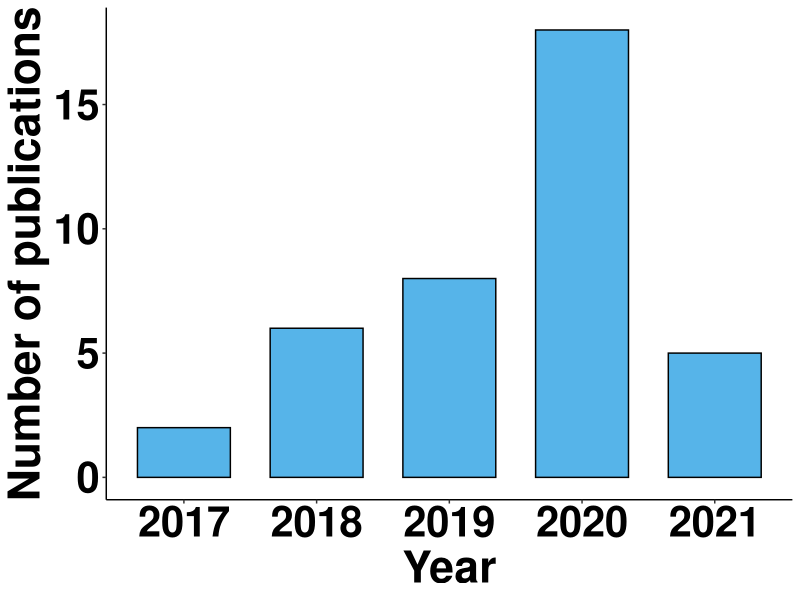
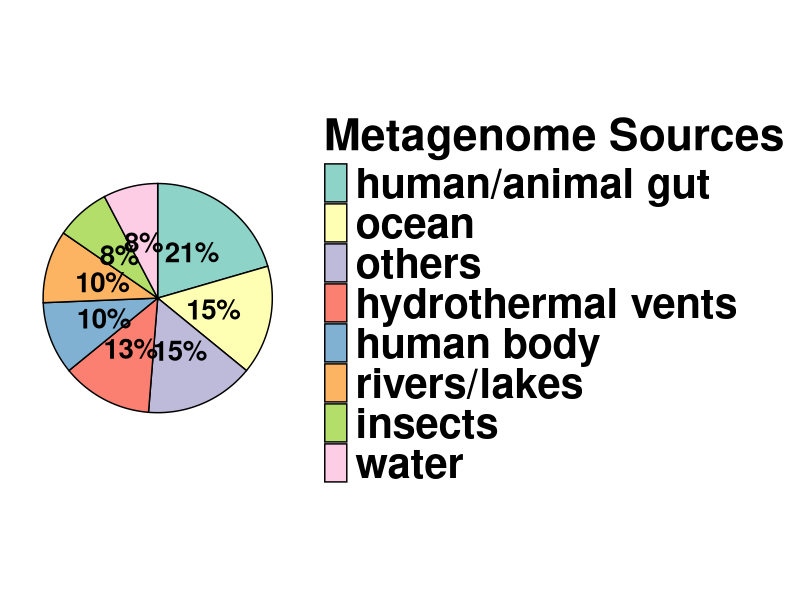
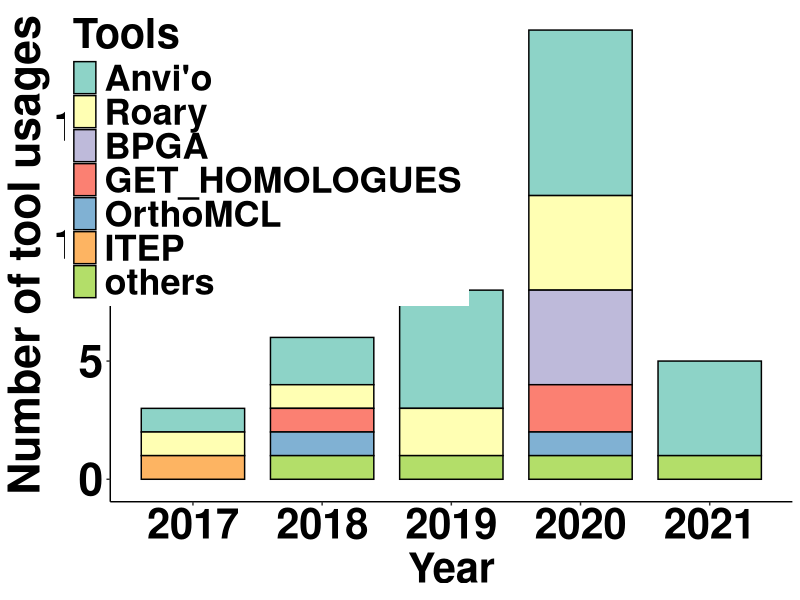
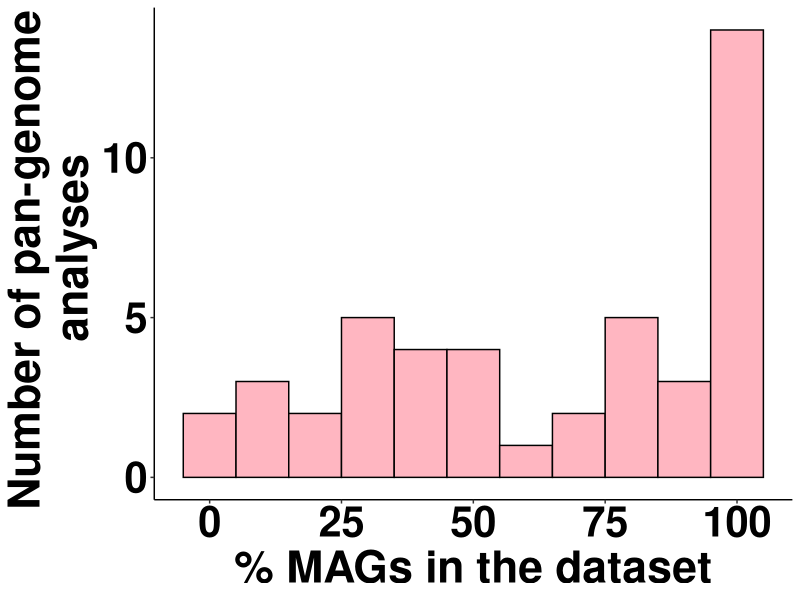
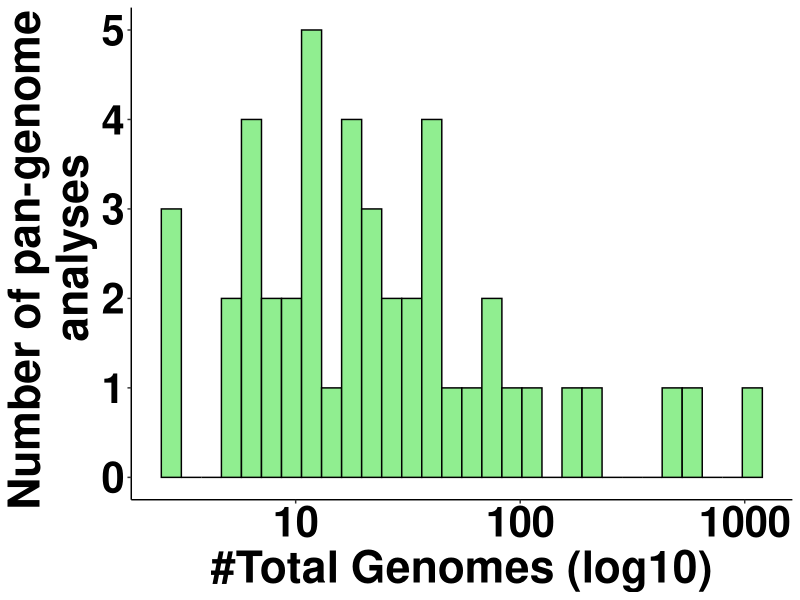
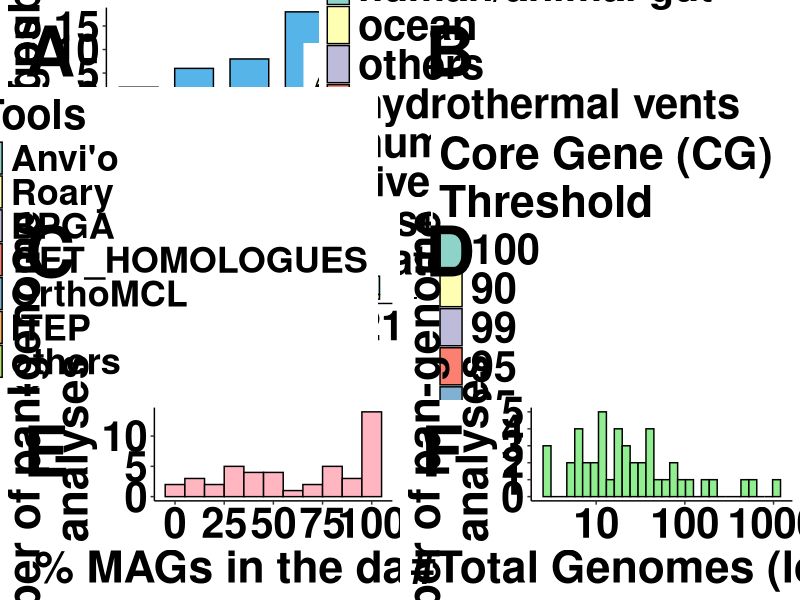

Generate these figures, in order, with R:
library(tidyverse)
library(ggplot2)
library(dplyr)
library(ggpubr)

## Figure S1.A. Year of publication.
table <- read.table(file = "R_code/FigS1.Publication_sum/years.txt", sep = ',', header = TRUE)

year_plot <-  ggplot(data=table, aes(x=Year))+
  geom_bar(width = 0.7, fill="#56B4E9", colour="black")+
  theme(axis.text.x = element_text(color="black", size=30, face= "bold"),
        axis.text.y = element_text(color="black", size=30, face= "bold"),
        axis.title.x = element_text(size=32, face= "bold"),
        axis.title.y = element_text(size=32, face= "bold"),)+
  theme(panel.grid.major = element_blank(), panel.grid.minor = element_blank(),
        panel.background = element_blank(), axis.line = element_line(colour = "black"))+
  scale_y_continuous(name = "Number of publications")

year_plot


## Figure S1.B. Metagenome sources.
source <- read.table(file="R_code/FigS1.Publication_sum/metagenome_source.txt", sep = '\t', header = TRUE)

source_plot <- ggplot(source, aes(x="", y=Number, fill=reorder(Source,-Number)))+
  geom_bar(width = 1, stat = "identity",colour="black")+
  coord_polar("y",start=0, direction = -1)+
  geom_text(aes(label = paste0(round(Number/sum(Number)*100), "%")), position = position_stack(vjust = 0.5), size=7, fontface= "bold")+
  labs(x = NULL, y = NULL, fill = "Metagenome Sources")+
  theme_classic() + 
  theme(legend.text = element_text(color="black", size=30, face= "bold"),
        legend.title = element_text(color="black", size=32, face= "bold"),
        axis.text.y = element_text(color="black", size=30, face= "bold"),
        axis.line = element_blank(),
        axis.text = element_blank(),
        axis.ticks = element_blank())+
  scale_fill_brewer(palette="Set3")

source_plot

## Figure S1.C. Tool usage in different years. 
table_tools <- read.table(file = "R_code/FigS1.Publication_sum/years_tool.txt", header = TRUE)

table_tools$Tools_mod <- factor(table_tools$Tools_mod , levels=c("Anvi'o", "Roary", "BPGA", "GET_HOMOLOGUES", "OrthoMCL", "ITEP", "others"))

year_tool_plot <-  ggplot(data=table_tools, aes(x = Year))+
  geom_bar(aes(fill=Tools_mod), width = 0.8, colour="black")+
  theme(legend.position = c(0.23, 0.7),
        legend.text = element_text(color="black", size=26, face= "bold"),
        legend.title = element_text(color="black", size=30, face= "bold"),
        axis.text.x = element_text(color="black", size=30, face= "bold"),
        axis.text.y = element_text(color="black", size=32, face= "bold"),
        axis.title.x = element_text(size=30, face= "bold"),
        axis.title.y = element_text(size=32, face= "bold"))+
  theme(panel.grid.major = element_blank(), panel.grid.minor = element_blank(),
        panel.background = element_blank(), axis.line = element_line(colour = "black"))+
  scale_y_continuous(name = "Number of tool usages")+
  labs(fill = "Tools")+
  scale_fill_brewer(palette="Set3")

year_tool_plot


## Figure S1.D. CG thresholds in different studies.
table_CG <- read.table(file = "R_code/FigS1.Publication_sum/CG.txt", header = TRUE)

table_CG$CG <- factor(table_CG$CG , levels=c("100", "90", "99", "95", "85", "66"))

CG_plot <- ggplot(table_CG, aes(x="", y=Number, fill=CG))+
  geom_bar(width = 1, stat = "identity",colour="black")+
  coord_polar("y", start=0, direction = -1)+
  geom_text(aes(label = paste0(round(Number/sum(Number)*100), "%")), position = position_stack(vjust = 0.5), size=8,  fontface= "bold")+
  labs(x = NULL, y = NULL, fill = "Core Gene (CG) \nThreshold")+
  theme_classic() + 
  theme(legend.text = element_text(colour="black", size=30, face= "bold"),
        legend.title = element_text(colour="black", size=32, face= "bold"),
        axis.text.y = element_text(color="black", size=30, face= "bold"),
        axis.line = element_blank(),
        axis.text = element_blank(),
        axis.ticks = element_blank())+
  scale_fill_brewer(palette="Set3")


## Figure S1.E. MAG percentage
table_mag <- read.table(file = "R_code/FigS1.Publication_sum/MAG_percentage.txt", header = TRUE)

mag_percentage_histogram <- ggplot(data = table_mag, aes(x = MAG),fill=MAG) +
  geom_histogram(color="black", fill="lightpink", binwidth = 10, position = 'identity')+
  scale_x_continuous(name="% MAGs in the dataset")+
  scale_y_continuous(name="Number of pan-genome \n analyses")+
  theme(axis.text.x = element_text(color="black", size=30,face= "bold"),
        axis.text.y = element_text(color="black", size=30, face= "bold"),
        axis.title.x = element_text(size=32, face= "bold"),
        axis.title.y = element_text(size=32, face= "bold"),)+
  theme(panel.grid.major = element_blank(), panel.grid.minor = element_blank(),
        panel.background = element_blank(), axis.line = element_line(colour = "black"))
mag_percentage_histogram


##  Figure S1.F. Genome dataset size.
total_genomes_histogram <- ggplot(data = table_mag, aes(x = genomes),fill=MAG) +
  geom_histogram(color="black", fill="lightgreen", position = 'identity')+
  scale_x_continuous(name = "#Total Genomes (log10)", trans = 'log10')+
  scale_y_continuous(name="Number of pan-genome \n analyses")+
  theme(axis.text.x = element_text(color="black", size=30, face= "bold"),
        axis.text.y = element_text(color="black", size=30, face= "bold"),
        axis.title.x = element_text(size=32, face= "bold"),
        axis.title.y = element_text(size=32, face= "bold"),)+
  theme(panel.grid.major = element_blank(), panel.grid.minor = element_blank(),
        panel.background = element_blank(), axis.line = element_line(colour = "black"))
total_genomes_histogram


## Figure S1. The combined plot.
FigureS1 <- ggarrange(year_plot,source_plot, year_tool_plot, CG_plot, mag_percentage_histogram, total_genomes_histogram,
                     nrow = 3, ncol =2, labels = c("A", "B", "C", "D", "E", "F"),
                     font.label = list(size = 50))

ggsave(FigureS1, filename = "R_code/FigS1.Publication_sum/combine_plot.pdf",width = 24, height = 24, units = "in")

